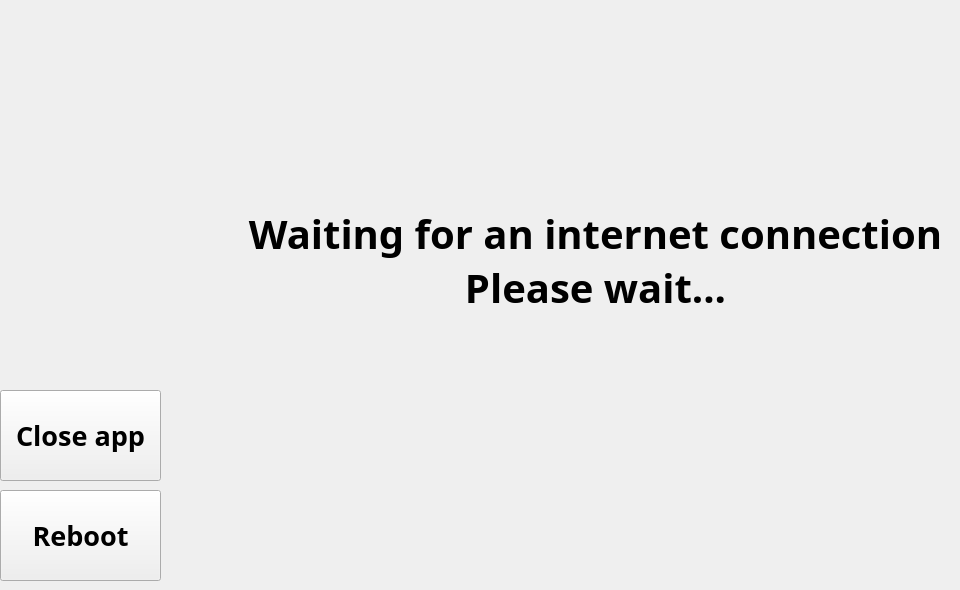
    <widget class="QWidget" name="startup_panel">
     <widget class="QLabel" name="label_5">
      <property name="geometry">
       <rect>
        <x>240</x>
        <y>190</y>
        <width>711</width>
        <height>141</height>
       </rect>
      </property>
      <property name="font">
       <font>
        <family>Microsoft Yi Baiti</family>
        <pointsize>30</pointsize>
        <weight>75</weight>
        <bold>true</bold>
        <underline>false</underline>
        <kerning>true</kerning>
       </font>
      </property>
      <property name="text">
       <string>Waiting for an internet connection
Please wait...</string>
      </property>
      <property name="alignment">
       <set>Qt::AlignCenter</set>
      </property>
     </widget>
     <widget class="QPushButton" name="startup_reboot_pushButton">
      <property name="geometry">
       <rect>
        <x>0</x>
        <y>490</y>
        <width>161</width>
        <height>91</height>
       </rect>
      </property>
      <property name="font">
       <font>
        <family>Microsoft Yi Baiti</family>
        <pointsize>20</pointsize>
        <weight>75</weight>
        <bold>true</bold>
        <kerning>true</kerning>
       </font>
      </property>
      <property name="text">
       <string>Reboot</string>
      </property>
     </widget>
     <widget class="QPushButton" name="startup_closeApp_pushButton">
      <property name="geometry">
       <rect>
        <x>0</x>
        <y>390</y>
        <width>161</width>
        <height>91</height>
       </rect>
      </property>
      <property name="font">
       <font>
        <family>Microsoft Yi Baiti</family>
        <pointsize>20</pointsize>
        <weight>75</weight>
        <bold>true</bold>
        <kerning>true</kerning>
       </font>
      </property>
      <property name="text">
       <string>Close app</string>
      </property>
     </widget>
    </widget>
